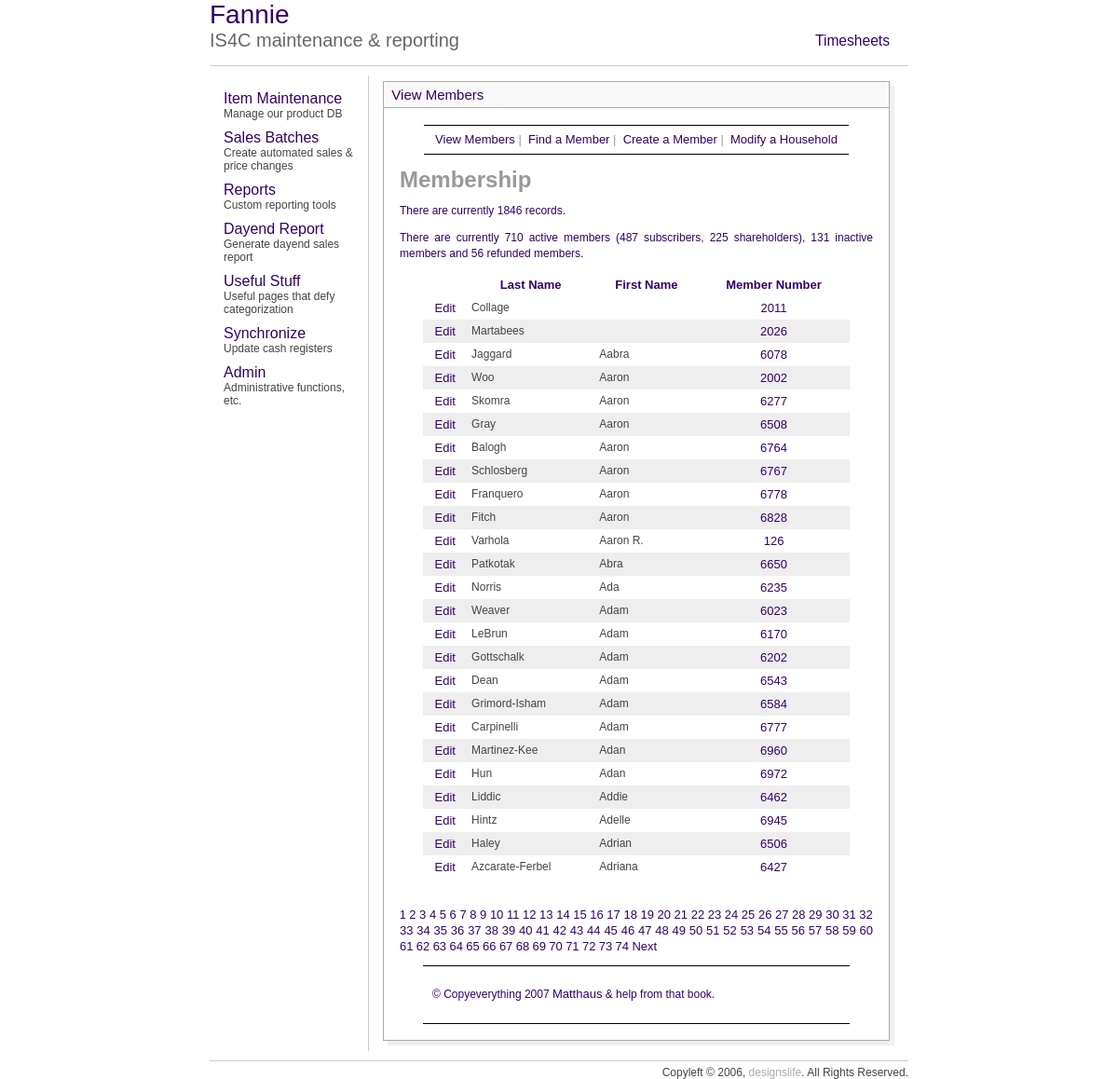
/mem/view_members.php?sort=fna&s=0&np=74, run on the app's committed database.
### tables this page shows
CREATE TABLE `custdata` (
  `CardNo` int(8) default NULL,
  `personNum` tinyint(4) NOT NULL default '1',
  `LastName` varchar(30) default NULL,
  `FirstName` varchar(30) default NULL,
  `CashBack` double NOT NULL default '60',
  `Balance` double NOT NULL default '0',
  `Discount` smallint(6) default NULL,
  `MemDiscountLimit` double NOT NULL default '0',
  `ChargeOk` tinyint(4) NOT NULL default '1',
  `WriteChecks` tinyint(4) NOT NULL default '1',
  `StoreCoupons` tinyint(4) NOT NULL default '1',
  `Type` varchar(10) NOT NULL default 'pc',
  `memType` tinyint(4) default NULL,
  `staff` tinyint(4) NOT NULL default '0',
  `SSI` double NOT NULL default '0',
  `Purchases` double NOT NULL default '0',
  `NumberOfChecks` smallint(6) NOT NULL default '0',
  `memCoupons` int(11) NOT NULL default '1',
  `blueLine` varchar(50) default NULL,
  `Shown` tinyint(4) NOT NULL default '1',
  `id` int(11) NOT NULL auto_increment,
  `modified` datetime NOT NULL,
  `phone` bigint(10) unsigned zerofill default NULL,
  `CouponOK` tinyint(1) default '0',
  PRIMARY KEY  (`id`),
  KEY `LastName` (`LastName`),
  KEY `CardNo_2` (`CardNo`,`memType`,`staff`,`id`,`personNum`)
);

### mem/view_members.php (the view, shortened to what this page needs)
<?php
echo'<h1 id="mainhead">Membership</h1>';
require_once ('../includes/mysqli_connect.php');
mysqli_select_db($db_slave, 'is4c_op');
$display = 25;
$query = "SELECT COUNT(id) FROM custdata ORDER BY cardno ASC";
$result = mysqli_query($db_slave, $query);
$row = mysqli_fetch_array($result, MYSQLI_NUM);
$num_records = $row[0];
$activeQ = "SELECT * FROM custdata WHERE memType in (1,2) AND cardno <> 3000 GROUP BY cardno";
$subscribersQ = "SELECT * FROM custdata WHERE memType = 2 AND cardno <> 3000 GROUP BY cardno";
$shareholdersQ = "SELECT * FROM custdata WHERE memType = 1 AND cardno <> 3000 GROUP BY cardno";
$inactiveQ = "SELECT * FROM custdata WHERE memType = 5 AND cardno <> 3000 GROUP BY cardno";
$refundQ = "SELECT * FROM custdata WHERE memType = 4 AND cardno <> 3000 GROUP BY cardno";
$activeR = mysqli_query($db_slave, $activeQ);
$inactiveR = mysqli_query($db_slave, $inactiveQ);
$refundR = mysqli_query($db_slave, $refundQ);
$subscribersR = mysqli_query($db_slave, $subscribersQ);
$shareholdersR = mysqli_query($db_slave, $shareholdersQ);
$subscribers = mysqli_num_rows($subscribersR);
$shareholders = mysqli_num_rows($shareholdersR);
$active = mysqli_num_rows($activeR);
$inactive = mysqli_num_rows($inactiveR);
$refund = mysqli_num_rows($refundR);
if (isset($_GET['np'])) {
	$num_pages = $_GET['np'];
} else {
	if ($num_records > $display) {
		$num_pages = ceil ($num_records/$display);
	} else {
		$num_pages = 1;
	}
}
if (isset($_GET['s'])) {
	$start = $_GET['s'];
} else {
	$start = 0;
}
$link1 = "{$_SERVER['PHP_SELF']}?sort=lna";
$link2 = "{$_SERVER['PHP_SELF']}?sort=fna";
$link3 = "{$_SERVER['PHP_SELF']}?sort=cna";
if (isset($_GET['sort'])) {
	switch ($_GET['sort']) {
		case 'fna':
		$order_by = 'FirstName ASC';
		$link2 = "{$_SERVER['PHP_SELF']}?sort=fnd";
		break;
	}
	$sort = $_GET['sort'];
} else {
	$order_by = 'CardNo DESC';
	$sort = 'cnd';
}
$query = "SELECT LastName, FirstName, CardNo, id FROM custdata WHERE CardNo != 9999 AND CardNo != 99999 ORDER BY $order_by LIMIT $start, $display";
$result = mysqli_query($db_slave, $query);
echo "<p>There are currently $num_records records.</p>\n";
echo "<p>There are currently $active active members ($subscribers subscribers, $shareholders shareholders), $inactive inactive members and $refund refunded members.</p>\n";
echo '<table align="center" width="90%" cellspacing="0" cellpadding="5">
<tr>
<td align="center"><b></b></td>
<td align="center"><b><a href="' . $link1 . '&s=' . $start . '&np=' . $num_pages . '">Last Name</a></b></td>
<td align="center"><b><a href="' . $link2 . '&s=' . $start . '&np=' . $num_pages . '">First Name</a></b></td>
<td align="center"><b><a href="' . $link3 . '&s=' . $start . '&np=' . $num_pages . '">Member Number</a></b></td>
</tr>';
$bg = '#eeeeee';
while ($row = mysqli_fetch_array ($result, MYSQLI_ASSOC)) {
	$bg = ($bg=='#eeeeee' ? '#ffffff' : '#eeeeee');
	echo '<tr bgcolor="' . $bg . '">
	<td align="center"><a href="edit_member.php?id=' . $row['id'] . '">Edit</a></td>
	<td align="left">' . $row['LastName'] . '</td>
	<td align="left">' . $row['FirstName'] . '</td>
	<td align="center"><a href="modify_household.php?cardno=' . $row['CardNo'] . '">' . $row['CardNo'] . ' </a></td>
	</tr>';
}
echo '</table>';
if ($num_pages > 1) {
	echo '<br /><p>';
	$current_page = ($start/$display) + 1;
	for ($i = 1; $i <= $num_pages; $i++) {
		if ($i != $current_page) {
		echo '<a href="view_members.php?s=' . ($display * ($i - 1)) . '&np=' . $num_pages . '&sort=' . $sort . '">' . $i . '</a> ';
		} else {
			echo $i . ' ';
		}
	}
	if ($current_page != $num_pages) {
		echo '<a href="view_members.php?s=' . ($start + $display) . '&np=' . $num_pages . '&sort=' . $sort . '">Next</a> ';
	}
	echo '</p>';
}
?>

### includes/style.css (style rules this page uses)
p { font: "Arial,Lucida"; color:330066; font-size: 1em; line-height: 1.4em; }
body { font-family:arial; font-size:12px; cursor:default; color:AAAAAA; }
td { font-family:arial; font-size:12px; cursor:default; color:444444; }
a { color:330066; text-decoration:none; font-size:13px }

### mem/includes/layout.css (style rules this page uses)
body { font: 12px "Lucida Sans Unicode", Verdana, sans-serif; color: #333333; background: #FFF; margin: 0; padding: 0; }
#wrapper { margin: 0 auto; }
#content { margin: 0 25px 0 25px; padding: 1px; }
div#navbar1 { height: 30px; width: 100%; border-top: solid #000 1px; border-bottom: solid #000 1px; font-family: Arial, Helvetica, sans-serif; font-size: small; text-align: center; padding: 0px; margin: 0px; white-space: nowrap; line-height: 30px; }
#footer { border-bottom: 1px solid #000; border-top: 1px solid #000; margin: 0 25px 0 25px; padding: 10px; }

### data on the page
custdata: LastName "Collage", CardNo "2011"
custdata: LastName "Martabees", CardNo "2026"
custdata: LastName "Jaggard", FirstName "Aabra", CardNo "6078"
custdata: LastName "Woo", FirstName "Aaron", CardNo "2002"
custdata: LastName "Skomra", FirstName "Aaron", CardNo "6277"
custdata: LastName "Gray", FirstName "Aaron", CardNo "6508"
custdata: LastName "Balogh", FirstName "Aaron", CardNo "6764"
custdata: LastName "Schlosberg", FirstName "Aaron", CardNo "6767"
custdata: LastName "Franquero", FirstName "Aaron", CardNo "6778"
custdata: LastName "Fitch", FirstName "Aaron", CardNo "6828"
custdata: LastName "Varhola", FirstName "Aaron R.", CardNo "126"
custdata: LastName "Patkotak", FirstName "Abra", CardNo "6650"
custdata: LastName "Norris", FirstName "Ada", CardNo "6235"
custdata: LastName "Weaver", FirstName "Adam", CardNo "6023"
custdata: LastName "LeBrun", FirstName "Adam", CardNo "6170"
custdata: LastName "Gottschalk", FirstName "Adam", CardNo "6202"
custdata: LastName "Dean", FirstName "Adam", CardNo "6543"
custdata: LastName "Grimord-Isham", FirstName "Adam", CardNo "6584"
custdata: LastName "Carpinelli", FirstName "Adam", CardNo "6777"
custdata: LastName "Martinez-Kee", FirstName "Adan", CardNo "6960"
custdata: LastName "Hun", FirstName "Adan", CardNo "6972"
custdata: LastName "Liddic", FirstName "Addie", CardNo "6462"
custdata: LastName "Hintz", FirstName "Adelle", CardNo "6945"
custdata: LastName "Haley", FirstName "Adrian", CardNo "6506"
custdata: LastName "Azcarate-Ferbel", FirstName "Adriana", CardNo "6427"

### other printed values
$num_records "1846"
$active "710"
$subscribers "487"
$shareholders "225"
$inactive "131"
$refund "56"
